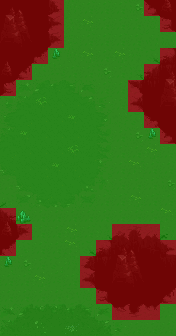

Tiled map render using the project's own tile images. Description and the whole map definition, tile-layer contents included, below:
An orthogonal 11x21 tile map with 16x16 px tiles, 6 tile layers (Tile Layer 4, Tile Layer 5, Tile Layer 6, Tile Layer 7, ...), 2 hidden layers not drawn.

<map version="1.5" tiledversion="2021.02.15" orientation="orthogonal" renderorder="left-down" width="11" height="21" tilewidth="16" tileheight="16" infinite="0" nextlayerid="15" nextobjectid="1">
 <tileset firstgid="1" source="../world_tiles/tileset.tsx" />
 <layer id="10" name="Tile Layer 4" width="11" height="21">
  <data encoding="csv">
2341,2342,2343,2344,2345,2121,2121,2121,2121,2724,2725,
2441,2442,2443,2444,2445,2121,2121,2121,2121,2824,2825,
2541,2542,2543,2544,2545,2121,2121,2121,2121,2924,2925,
2641,2642,2643,2644,2645,2121,2121,2121,2022,2023,2024,
2741,2742,2743,2744,2121,2121,2121,2121,2122,2123,2124,
2841,2842,2843,2121,2121,2121,2121,2121,2222,2223,2224,
2121,2121,2121,2121,2121,2121,2121,2421,2422,2224,2224,
2121,2121,2121,2121,2121,2121,2121,2521,2622,2623,2624,
2121,2121,2121,2121,2121,2121,2121,2121,2722,2723,2724,
2121,2121,2121,2121,2121,2121,2121,2121,2121,2121,2121,
2121,2121,2121,2121,2121,2121,2121,2121,2121,2121,2121,
2121,2121,2121,2121,2121,2121,2121,2121,2121,2121,2121,
2043,2121,2121,2121,2121,2121,2121,2121,2121,2121,2121,
2143,2121,2121,2121,2121,2121,2121,2121,2121,2121,2121,
2543,2544,2121,2121,2121,2121,1924,1838,1839,1840,1841,
2643,2644,2121,2121,2121,2023,2024,1938,1939,1940,1941,
2842,2843,2121,2622,2321,2322,2124,2325,2325,2040,2041,
2121,2121,2121,2722,2421,2422,2725,2325,2325,2641,2642,
2121,2121,2121,2121,2823,2824,2825,2838,2839,2840,2742,
2121,2121,2121,2121,2121,2722,2723,2938,2939,2940,2121,
2121,2121,2121,2121,2121,2121,2121,2121,2121,2121,2121
</data>
 </layer>
 <layer id="11" name="Tile Layer 5" width="11" height="21">
  <data encoding="csv">
2470,2471,0,0,0,0,0,0,0,0,3073,
2570,2571,0,0,0,0,0,0,0,0,0,
2670,2671,0,0,0,0,0,0,0,0,0,
2973,0,0,0,0,0,0,0,0,0,0,
3073,0,0,0,0,0,0,0,0,0,2470,
0,0,0,0,0,0,0,0,0,0,2570,
0,0,0,0,0,0,0,0,0,0,2670,
0,0,0,0,0,0,0,0,0,0,0,
0,0,0,0,0,0,0,0,0,0,0,
0,0,0,0,0,0,0,0,0,0,0,
0,0,0,0,0,0,0,0,0,0,0,
0,0,0,0,0,0,0,0,0,0,0,
0,0,0,0,0,0,0,0,0,0,0,
2973,0,0,0,0,0,0,0,0,0,0,
3073,0,0,0,0,0,0,0,0,0,0,
0,0,0,0,0,0,0,2470,2471,0,0,
0,0,0,0,0,0,0,2570,2571,0,0,
0,0,0,0,0,0,0,2670,2671,0,0,
0,0,0,0,0,0,0,0,0,0,0,
0,0,0,0,0,0,0,0,0,0,0,
0,0,0,0,0,0,0,0,0,0,0
</data>
 </layer>
 <layer id="12" name="Tile Layer 6" width="11" height="21">
  <data encoding="csv">
0,0,0,0,0,0,0,0,0,0,0,
0,0,0,0,0,0,0,0,0,0,0,
0,0,0,0,0,0,0,0,0,0,0,
0,0,0,0,0,0,0,0,0,0,0,
0,0,0,0,0,0,0,0,0,0,0,
0,2302,2303,2306,2307,2308,2309,0,0,0,0,
2401,2402,2403,2706,2706,2408,2409,0,0,0,0,
2501,2502,2706,2706,2706,2508,2509,0,0,0,0,
2402,2706,2706,2706,2706,2608,2609,0,0,0,0,
2502,2706,2706,2706,2607,2608,2609,0,0,0,0,
2802,2706,2706,2706,2707,2708,2709,0,0,0,0,
0,2802,2803,2706,2807,2808,2809,0,0,0,0,
0,2902,2903,2904,2907,2908,2909,0,0,0,0,
0,0,0,0,0,0,0,0,0,0,0,
0,0,0,0,0,0,0,0,0,0,0,
0,0,0,0,0,0,0,0,0,0,0,
0,0,0,0,0,0,0,0,0,0,0,
0,0,0,0,0,0,0,0,0,0,0,
0,0,0,0,0,0,0,0,0,0,0,
2312,2313,2314,2315,2316,2317,2318,2319,0,0,0,
2412,2413,2414,2415,2416,2417,2418,2419,0,0,0
</data>
 </layer>
 <layer id="13" name="Tile Layer 7" width="11" height="21">
  <data encoding="csv">
0,0,0,0,0,0,0,0,4213,0,0,
0,0,0,0,0,4516,0,0,0,0,0,
0,0,0,0,0,0,0,0,0,0,0,
0,0,0,0,0,4516,0,4516,0,0,0,
0,0,0,0,0,0,4213,0,0,0,0,
0,0,0,0,0,0,0,0,0,0,0,
0,0,4508,0,0,0,0,0,0,0,0,
0,0,0,0,4308,0,0,0,0,0,0,
0,4308,0,0,0,0,0,0,4213,0,0,
0,0,0,0,4508,0,0,0,0,4516,0,
0,0,0,4308,0,0,0,0,4416,0,0,
0,0,0,0,0,0,0,0,0,0,4213,
0,0,0,0,0,0,0,0,4516,0,0,
0,0,0,0,0,0,0,0,0,0,4416,
0,0,0,0,4516,0,0,0,0,0,0,
0,0,0,0,4416,0,0,0,0,0,0,
0,4213,0,0,0,0,0,0,0,0,0,
0,0,4516,0,0,0,0,0,0,0,0,
0,0,0,0,0,0,0,0,0,0,0,
0,0,0,0,0,0,0,0,0,0,0,
0,0,5001,0,5006,0,0,0,0,0,0
</data>
 </layer>
 <layer id="14" name="Tile Layer 8" width="11" height="21">
  <data encoding="csv">
0,0,0,0,0,0,0,0,0,0,0,
0,0,0,0,0,0,0,0,0,0,0,
0,0,0,0,0,0,0,0,0,0,0,
0,0,0,3467,0,0,0,0,0,0,0,
0,0,0,0,0,0,0,0,0,0,0,
0,0,0,0,0,0,0,0,0,0,0,
0,0,0,0,0,0,0,0,0,0,0,
0,0,0,0,0,0,0,0,0,0,0,
0,0,0,0,0,0,0,0,0,3467,0,
0,0,0,0,0,0,0,0,0,0,0,
0,0,0,0,0,0,0,0,0,0,0,
0,0,0,0,0,0,0,0,0,0,0,
0,0,0,0,0,0,0,0,0,0,0,
0,3667,0,0,0,0,0,0,0,0,0,
0,0,0,0,0,0,0,0,0,0,0,
0,0,0,0,0,0,0,0,0,0,0,
3467,0,0,0,0,0,0,0,0,0,0,
0,0,0,0,0,0,0,0,0,0,0,
0,0,0,0,0,0,0,0,0,0,0,
0,0,0,0,0,0,0,0,0,0,0,
0,0,0,0,0,0,0,0,0,0,0
</data>
 </layer>
 <layer id="7" name="anim" width="11" height="21" visible="0">
  <data encoding="csv">
0,0,0,0,0,0,0,0,0,0,0,
0,0,0,0,0,0,0,0,0,0,0,
0,0,0,0,0,0,0,0,0,15627,0,
0,0,0,0,0,0,0,0,0,0,0,
0,0,0,0,0,0,0,0,0,0,0,
0,0,0,0,0,0,0,0,0,0,0,
0,0,0,0,0,0,0,0,0,0,0,
0,0,0,0,0,0,0,0,0,0,0,
0,0,0,0,0,0,0,0,0,0,0,
0,0,0,0,0,0,0,0,0,0,0,
0,0,0,0,0,0,0,0,0,0,0,
0,0,0,0,0,0,0,0,0,0,0,
0,0,0,0,0,0,0,15527,0,0,0,
0,0,0,0,0,0,0,0,0,0,0,
0,0,0,0,0,0,0,0,0,0,0,
0,0,0,0,0,0,0,0,0,0,0,
0,0,0,0,0,0,0,0,0,0,0,
0,0,0,0,0,0,0,0,0,0,0,
0,15627,0,0,0,0,0,0,0,0,0,
0,0,0,0,0,0,0,0,0,0,0,
0,0,0,0,0,0,0,0,0,0,0
</data>
 </layer>
 <layer id="8" name="characters" width="11" height="21" visible="0">
  <data encoding="csv">
0,0,0,0,0,0,0,0,0,0,0,
0,0,0,0,0,0,0,0,0,0,0,
0,0,0,0,0,0,15807,0,0,0,0,
0,0,0,0,0,0,0,0,0,0,0,
0,0,0,0,0,0,15606,0,0,0,0,
0,0,0,0,0,0,0,0,0,0,0,
0,0,0,0,0,0,0,0,0,0,0,
0,0,0,0,15606,0,0,0,0,0,0,
0,0,15807,0,0,0,0,0,0,0,0,
0,0,0,0,0,0,0,0,15807,0,0,
0,0,0,0,0,15807,0,0,0,0,0,
0,0,0,0,0,0,0,0,15606,0,0,
0,0,0,0,0,0,0,0,0,0,0,
0,0,0,15606,0,15807,0,0,0,0,0,
0,0,0,0,0,0,0,0,0,0,0,
0,0,0,0,0,0,0,0,0,0,0,
0,0,0,15807,0,0,0,0,0,0,0,
0,0,0,0,0,0,0,0,0,0,0,
0,0,0,0,0,0,0,0,0,0,0,
0,0,0,0,0,0,0,0,0,0,0,
0,0,0,0,0,0,0,0,0,0,0
</data>
 </layer>
 <layer id="9" name="walkable" width="11" height="21">
  <data encoding="csv">
15437,15437,15437,15437,15537,15537,15537,15537,15537,15437,15437,
15437,15437,15437,15437,15537,15537,15537,15537,15537,15537,15437,
15437,15437,15437,15437,15537,15537,15537,15537,15537,15537,15537,
15437,15437,15437,15537,15537,15537,15537,15537,15537,15537,15437,
15437,15437,15537,15537,15537,15537,15537,15537,15537,15437,15437,
15437,15537,15537,15537,15537,15537,15537,15537,15437,15437,15437,
15537,15537,15537,15537,15537,15537,15537,15537,15437,15437,15437,
15537,15537,15537,15537,15537,15537,15537,15537,15537,15437,15437,
15537,15537,15537,15537,15537,15537,15537,15537,15537,15537,15437,
15537,15537,15537,15537,15537,15537,15537,15537,15537,15537,15537,
15537,15537,15537,15537,15537,15537,15537,15537,15537,15537,15537,
15537,15537,15537,15537,15537,15537,15537,15537,15537,15537,15537,
15537,15537,15537,15537,15537,15537,15537,15537,15537,15537,15537,
15437,15537,15537,15537,15537,15537,15537,15537,15537,15537,15537,
15437,15437,15537,15537,15537,15537,15537,15437,15437,15437,15537,
15437,15537,15537,15537,15537,15537,15437,15437,15437,15437,15437,
15537,15537,15537,15537,15537,15437,15437,15437,15437,15437,15437,
15537,15537,15537,15537,15537,15437,15437,15437,15437,15437,15437,
15537,15537,15537,15537,15537,15537,15437,15437,15437,15437,15437,
15537,15537,15537,15537,15537,15537,15537,15437,15437,15437,15537,
15537,15537,15537,15537,15537,15537,15537,15537,15537,15537,15537
</data>
 </layer>
</map>
